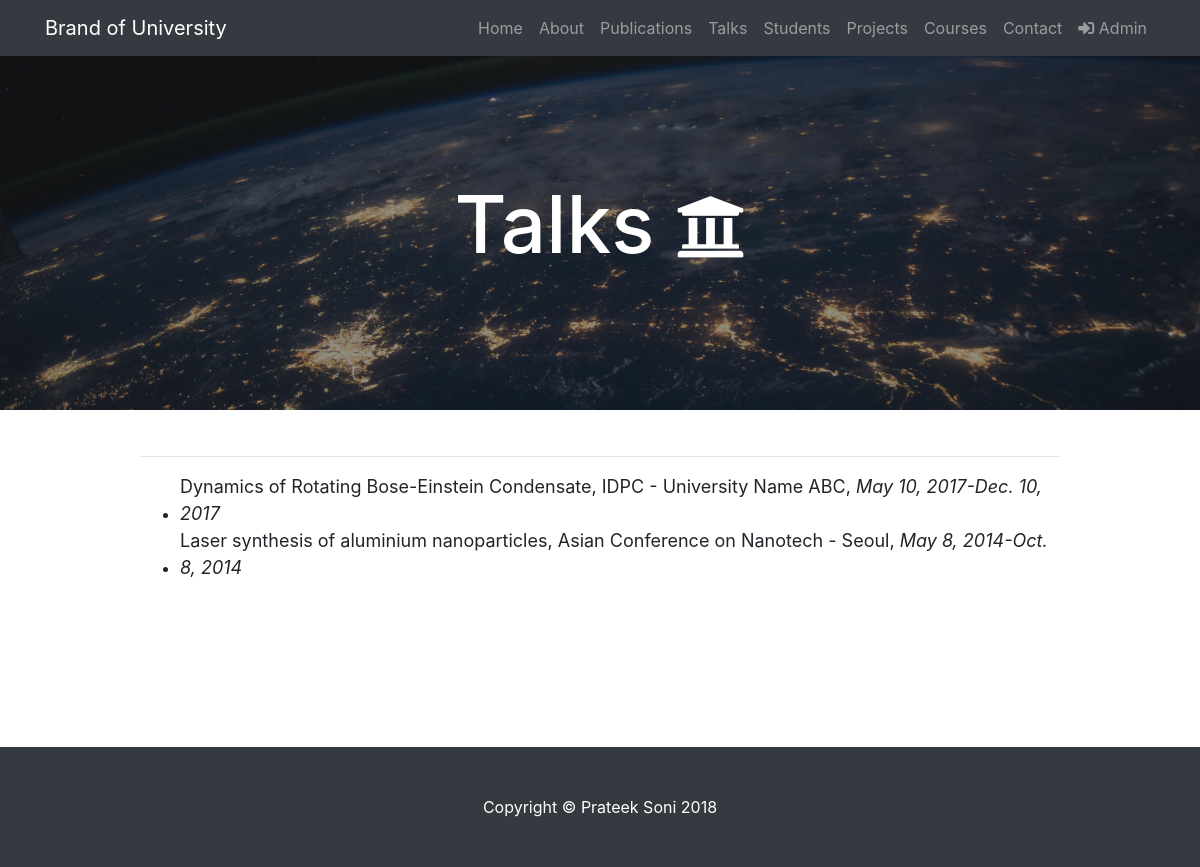
The app's page /talks/ with its own data.
### basic_app/models.py (models this page shows, shortened)
class Talk(models.Model):
    title = models.CharField(blank=False,max_length=256)
    event = models.CharField(blank=False,max_length=256)
    place = models.CharField(blank=False,max_length=256)
    start_date = models.DateField(blank=False)
    end_date = models.DateField(blank=False)

### basic_app/views.py (the view)
# urls.py: url(r'^talks/$',views.TalkView.as_view(),name='talk')
class TalkView(ListView):
    context_object_name = 'talks'
    model = Talk
    template_name = 'basic_app/talk.html'
    def get_queryset(self):
        return Talk.objects.all().order_by('-end_date')

### templates/basic_app/talk.html
{% extends 'basic_app/base.html'%}
{% load staticfiles %}
{% block body_block %}
  <header class="masthead" style="background-image: url({% static 'images/talk.jpg'%})">
    <div class="overlay"></div>
    <div class="container">
      <div class="row">
        <div class="col-lg-8 col-md-10 mx-auto">
          <div class="page-heading">
            <h1>Talks <i class="fas fa-university"></i></h1>
          </div>
        </div>
      </div>
    </div>
  </header>
  <section class="content">
    <div class="container">
      <div class="row">
        <div class="col-lg-10 mx-auto">
          <hr>
          <ul>
            {% for talk in talks %}
              <li>
                <span class="talk-info">{{talk.title}}, {{talk.event}} - {{talk.place}}, <em>{{talk.start_date}}-{{talk.end_date}}</em></span>
              </li>
            {% endfor %}
          </ul>
        </div>
      </div>
    </div>
  </section>
{% endblock %}

### static/css/scrolling-nav.css (style rules this page uses)
header { padding: 154px 0 100px; }
@media (min-width: 992px) { header { padding: 156px 0 100px; } }
section { padding: 150px 0; }

### static/css/custom.css (style rules this page uses)
.row div i { font-size: 70px; margin-bottom: 20px; }
.talk-info { display: inline-block; font-size: 18px; }
.content { padding-top: 30px; }
header.masthead { margin-bottom: 0px; background: no-repeat center center; background-color: #868e96; background-attachment: scroll; position: relative; -webkit-background-size: cover; -moz-background-size: cover; -o-background-size: cover; background-size: cover; }
header.masthead .overlay { position: absolute; top: 0; left: 0; height: 100%; width: 100%; background-color: #212529; opacity: 0.5; }
header.masthead .page-heading, header.masthead .post-heading, header.masthead .site-heading { padding: 200px 0 150px; color: white; }
@media only screen and (min-width: 768px) { header.masthead .page-heading, header.masthead .post-heading, header.masthead .site-heading { padding: 20px 0; } }
header.masthead .page-heading, header.masthead .site-heading { text-align: center; }
header.masthead .page-heading h1, header.masthead .site-heading h1 { font-size: 50px; margin-top: 0; }
@media only screen and (min-width: 768px) { header.masthead .page-heading h1, header.masthead .site-heading h1 { font-size: 80px; } }

### records on screen
Talk: title "Dynamics of Rotating Bose-Einstein Condensate", event "IDPC", place "University Name ABC", start_date "May 10, 2017", end_date "Dec. 10, 2017"
Talk: title "Laser synthesis of aluminium nanoparticles", event "Asian Conference on Nanotech", place "Seoul", start_date "May 8, 2014", end_date "Oct. 8, 2014"
